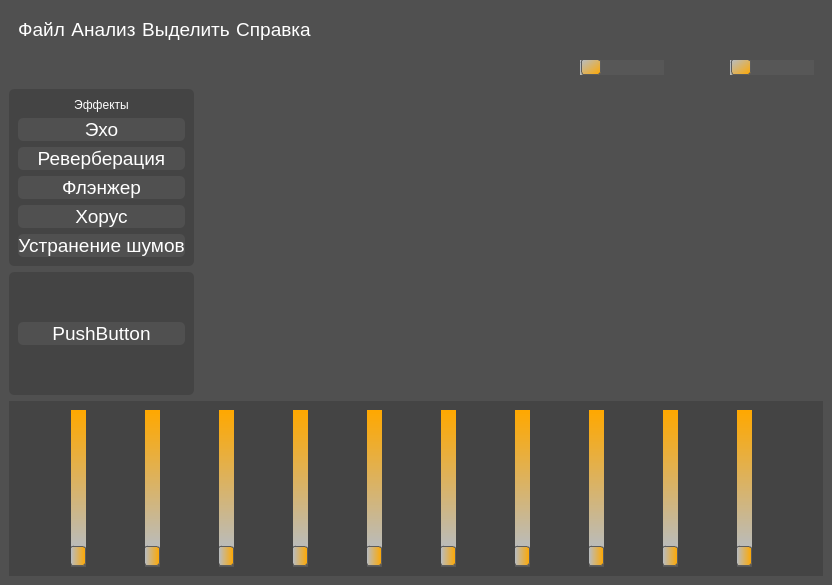
<?xml version="1.0" encoding="UTF-8"?>
<ui version="4.0">
 <class>MainWindow</class>
 <widget class="QMainWindow" name="MainWindow">
  <property name="geometry">
   <rect>
    <x>0</x>
    <y>0</y>
    <width>832</width>
    <height>585</height>
   </rect>
  </property>
  <property name="windowTitle">
   <string>MainWindow</string>
  </property>
  <property name="styleSheet">
   <string notr="true">*{
	background-color: #505050;
	border: None;
	color: white;
}

QPushButton{
	text-align: center;
	font-size: 14pt;
	border-radius: 5px;
}

QPushButton:hover {
    background: qlineargradient(x1:0, y1:0, x2:0, y2:1,
                                 stop:0 #505050,
                                 stop:1 #FFA800);
}

QSlider::groove:horizontal {
    border: 1px solid #999999;
    height: 12px; /* высота полосы */
	border-radius: 5px;
    background: qlineargradient(x1:0, y1:0, x2:1, y2:0, stop:0 #B1B1B1, stop:1 #FFA800); /* градиент фона полосы */
    margin: 2px 0;
}

QSlider::handle:horizontal {
    background: qlineargradient(x1:0, y1:0, x2:1, y2:1, stop:0 #b5bdc8, stop:1 #FFA800); /* градиент цвета ползунка */
    border: 1px solid #5c5c5c;
    width: 18px; /* ширина ползунка */
    margin: -2px 0; /* отступы от верхнего и нижнего краев */
    border-radius: 3px; /* скругление углов */
}

QSlider::add-page:horizontal {
    background: #575757; /* цвет заполненной области слайдера */
}

QSlider::sub-page:horizontal {
    background: qlineargradient(x1:0, y1:0, x2:1, y2:0, stop:0 #b5bdc8, stop:1 #FFA800); /* градиент цвета заполненной области слайдера */
}

#sideBar QFrame{
	background-color: #444444;
	border-radius: 5px;
}

/* Слайдер для заполнения градиентом */
QSlider::groove:vertical {
    border: 1px solid #999999;
    width: 12px; /* ширина полосы */
    border-radius: 5px;
    background: qlineargradient(x1:0, y1:1, x2:0, y2:0, stop:0 #B1B1B1, stop:1 #FFA800); /* градиент фона полосы (снизу вверх) */
    margin: 0 2px;
}

/* Слайдер для отображения самого ползунка */
QSlider::handle:vertical {
    background: qlineargradient(x1:0, y1:1, x2:1, y2:1, stop:0 #b5bdc8, stop:1 #FFA800); /* градиент цвета ползунка (снизу вверх) */
    border: 1px solid #5c5c5c;
    height: 18px; /* высота ползунка */
    margin: 0 -2px; /* отступы от левого и правого краев */
    border-radius: 3px; /* скругление углов */
}

QSlider::add-page:vertical {
    background: #575757; /* цвет заполненной области слайдера */
}

QSlider::sub-page:vertical {
    background: qlineargradient(x1:0, y1:1, x2:0, y2:0, stop:0 #b5bdc8, stop:1 #FFA800); /* градиент цвета заполненной области слайдера (изменено направление) */
}

#equalizerBar{
	background-color: #444444;
}</string>
  </property>
  <widget class="QWidget" name="centralwidget">
   <layout class="QGridLayout" name="gridLayout_3">
    <item row="0" column="0" colspan="2">
     <widget class="QWidget" name="menuBox" native="true">
      <layout class="QGridLayout" name="gridLayout">
       <item row="0" column="0">
        <widget class="QPushButton" name="fileBtn">
         <property name="text">
          <string>Файл</string>
         </property>
        </widget>
       </item>
       <item row="0" column="1">
        <widget class="QPushButton" name="analyzeBtn">
         <property name="text">
          <string>Анализ</string>
         </property>
        </widget>
       </item>
       <item row="0" column="2">
        <widget class="QPushButton" name="selectBtn">
         <property name="text">
          <string>Выделить</string>
         </property>
        </widget>
       </item>
       <item row="0" column="3">
        <widget class="QPushButton" name="infoBtn">
         <property name="text">
          <string>Справка</string>
         </property>
        </widget>
       </item>
       <item row="0" column="4">
        <spacer name="spacer">
         <property name="orientation">
          <enum>Qt::Horizontal</enum>
         </property>
         <property name="sizeHint" stdset="0">
          <size>
           <width>521</width>
           <height>14</height>
          </size>
         </property>
        </spacer>
       </item>
      </layout>
     </widget>
    </item>
    <item row="1" column="0" colspan="2">
     <widget class="QWidget" name="toolsBar" native="true">
      <layout class="QGridLayout" name="gridLayout_2">
       <property name="leftMargin">
        <number>4</number>
       </property>
       <property name="topMargin">
        <number>0</number>
       </property>
       <property name="bottomMargin">
        <number>0</number>
       </property>
       <property name="horizontalSpacing">
        <number>-1</number>
       </property>
       <property name="verticalSpacing">
        <number>0</number>
       </property>
       <item row="0" column="7">
        <widget class="QPushButton" name="copyBtn">
         <property name="minimumSize">
          <size>
           <width>41</width>
           <height>0</height>
          </size>
         </property>
         <property name="maximumSize">
          <size>
           <width>41</width>
           <height>16777215</height>
          </size>
         </property>
         <property name="text">
          <string/>
         </property>
         <property name="icon">
          <iconset resource="../resources/resources.qrc">
           <normaloff>:/icons/copy</normaloff>:/icons/copy</iconset>
         </property>
         <property name="iconSize">
          <size>
           <width>24</width>
           <height>24</height>
          </size>
         </property>
        </widget>
       </item>
       <item row="0" column="1">
        <widget class="QPushButton" name="pauseBtn">
         <property name="minimumSize">
          <size>
           <width>41</width>
           <height>0</height>
          </size>
         </property>
         <property name="maximumSize">
          <size>
           <width>41</width>
           <height>16777215</height>
          </size>
         </property>
         <property name="text">
          <string/>
         </property>
         <property name="icon">
          <iconset resource="../resources/resources.qrc">
           <normaloff>:/icons/pause</normaloff>:/icons/pause</iconset>
         </property>
         <property name="iconSize">
          <size>
           <width>24</width>
           <height>24</height>
          </size>
         </property>
        </widget>
       </item>
       <item row="0" column="2">
        <spacer name="horizontalSpacer">
         <property name="orientation">
          <enum>Qt::Horizontal</enum>
         </property>
         <property name="sizeHint" stdset="0">
          <size>
           <width>16</width>
           <height>20</height>
          </size>
         </property>
        </spacer>
       </item>
       <item row="0" column="10">
        <widget class="QLabel" name="volumeIcon">
         <property name="text">
          <string/>
         </property>
         <property name="pixmap">
          <pixmap resource="../resources/resources.qrc">:/icons/volume</pixmap>
         </property>
        </widget>
       </item>
       <item row="0" column="3">
        <widget class="QPushButton" name="cropMinusBtn">
         <property name="minimumSize">
          <size>
           <width>41</width>
           <height>0</height>
          </size>
         </property>
         <property name="maximumSize">
          <size>
           <width>41</width>
           <height>16777215</height>
          </size>
         </property>
         <property name="text">
          <string/>
         </property>
         <property name="icon">
          <iconset resource="../resources/resources.qrc">
           <normaloff>:/icons/search-</normaloff>:/icons/search-</iconset>
         </property>
         <property name="iconSize">
          <size>
           <width>24</width>
           <height>24</height>
          </size>
         </property>
        </widget>
       </item>
       <item row="0" column="9">
        <spacer name="horizontalSpacer_3">
         <property name="orientation">
          <enum>Qt::Horizontal</enum>
         </property>
         <property name="sizeHint" stdset="0">
          <size>
           <width>16</width>
           <height>20</height>
          </size>
         </property>
        </spacer>
       </item>
       <item row="0" column="5">
        <spacer name="horizontalSpacer_2">
         <property name="orientation">
          <enum>Qt::Horizontal</enum>
         </property>
         <property name="sizeHint" stdset="0">
          <size>
           <width>15</width>
           <height>20</height>
          </size>
         </property>
        </spacer>
       </item>
       <item row="0" column="12">
        <widget class="QPushButton" name="volumeNoneBtn">
         <property name="minimumSize">
          <size>
           <width>41</width>
           <height>0</height>
          </size>
         </property>
         <property name="maximumSize">
          <size>
           <width>41</width>
           <height>16777215</height>
          </size>
         </property>
         <property name="text">
          <string/>
         </property>
         <property name="icon">
          <iconset resource="../resources/resources.qrc">
           <normaloff>:/icons/volume-none</normaloff>:/icons/volume-none</iconset>
         </property>
         <property name="iconSize">
          <size>
           <width>24</width>
           <height>24</height>
          </size>
         </property>
        </widget>
       </item>
       <item row="0" column="13">
        <widget class="QLabel" name="speedIcon">
         <property name="text">
          <string/>
         </property>
         <property name="pixmap">
          <pixmap resource="../resources/resources.qrc">:/icons/speed</pixmap>
         </property>
        </widget>
       </item>
       <item row="0" column="4">
        <widget class="QPushButton" name="cropPlusBtn">
         <property name="minimumSize">
          <size>
           <width>41</width>
           <height>0</height>
          </size>
         </property>
         <property name="maximumSize">
          <size>
           <width>41</width>
           <height>16777215</height>
          </size>
         </property>
         <property name="text">
          <string/>
         </property>
         <property name="icon">
          <iconset resource="../resources/resources.qrc">
           <normaloff>:/icons/search+</normaloff>:/icons/search+</iconset>
         </property>
         <property name="iconSize">
          <size>
           <width>24</width>
           <height>24</height>
          </size>
         </property>
        </widget>
       </item>
       <item row="0" column="6">
        <widget class="QPushButton" name="trimBtn">
         <property name="minimumSize">
          <size>
           <width>41</width>
           <height>0</height>
          </size>
         </property>
         <property name="maximumSize">
          <size>
           <width>41</width>
           <height>16777215</height>
          </size>
         </property>
         <property name="text">
          <string/>
         </property>
         <property name="icon">
          <iconset resource="../resources/resources.qrc">
           <normaloff>:/icons/trim</normaloff>:/icons/trim</iconset>
         </property>
         <property name="iconSize">
          <size>
           <width>24</width>
           <height>24</height>
          </size>
         </property>
        </widget>
       </item>
       <item row="0" column="14">
        <widget class="QSlider" name="speedSlider">
         <property name="orientation">
          <enum>Qt::Horizontal</enum>
         </property>
        </widget>
       </item>
       <item row="0" column="8">
        <widget class="QPushButton" name="pasteBtn">
         <property name="minimumSize">
          <size>
           <width>41</width>
           <height>0</height>
          </size>
         </property>
         <property name="maximumSize">
          <size>
           <width>41</width>
           <height>16777215</height>
          </size>
         </property>
         <property name="text">
          <string/>
         </property>
         <property name="icon">
          <iconset resource="../resources/resources.qrc">
           <normaloff>:/icons/paste</normaloff>:/icons/paste</iconset>
         </property>
         <property name="iconSize">
          <size>
           <width>24</width>
           <height>24</height>
          </size>
         </property>
        </widget>
       </item>
       <item row="0" column="0">
        <widget class="QPushButton" name="playBtn">
         <property name="minimumSize">
          <size>
           <width>41</width>
           <height>0</height>
          </size>
         </property>
         <property name="maximumSize">
          <size>
           <width>41</width>
           <height>16777215</height>
          </size>
         </property>
         <property name="text">
          <string/>
         </property>
         <property name="icon">
          <iconset resource="../resources/resources.qrc">
           <normaloff>:/icons/play</normaloff>:/icons/play</iconset>
         </property>
         <property name="iconSize">
          <size>
           <width>24</width>
           <height>24</height>
          </size>
         </property>
        </widget>
       </item>
       <item row="0" column="11">
        <widget class="QSlider" name="volumeSlider">
         <property name="orientation">
          <enum>Qt::Horizontal</enum>
         </property>
        </widget>
       </item>
      </layout>
     </widget>
    </item>
    <item row="2" column="0">
     <widget class="QWidget" name="sideBar" native="true">
      <layout class="QVBoxLayout" name="verticalLayout_3">
       <property name="leftMargin">
        <number>0</number>
       </property>
       <property name="topMargin">
        <number>4</number>
       </property>
       <property name="rightMargin">
        <number>0</number>
       </property>
       <property name="bottomMargin">
        <number>0</number>
       </property>
       <item>
        <widget class="QFrame" name="effectsFrame">
         <layout class="QVBoxLayout" name="verticalLayout">
          <item>
           <widget class="QLabel" name="effectsTitle">
            <property name="text">
             <string>Эффекты</string>
            </property>
            <property name="alignment">
             <set>Qt::AlignCenter</set>
            </property>
           </widget>
          </item>
          <item>
           <widget class="QPushButton" name="echoBtn">
            <property name="sizePolicy">
             <sizepolicy hsizetype="Minimum" vsizetype="Preferred">
              <horstretch>0</horstretch>
              <verstretch>0</verstretch>
             </sizepolicy>
            </property>
            <property name="text">
             <string>Эхо</string>
            </property>
           </widget>
          </item>
          <item>
           <widget class="QPushButton" name="reverbBtn">
            <property name="sizePolicy">
             <sizepolicy hsizetype="Minimum" vsizetype="Preferred">
              <horstretch>0</horstretch>
              <verstretch>0</verstretch>
             </sizepolicy>
            </property>
            <property name="text">
             <string>Реверберация</string>
            </property>
           </widget>
          </item>
          <item>
           <widget class="QPushButton" name="flangerBtn">
            <property name="sizePolicy">
             <sizepolicy hsizetype="Minimum" vsizetype="Preferred">
              <horstretch>0</horstretch>
              <verstretch>0</verstretch>
             </sizepolicy>
            </property>
            <property name="text">
             <string>Флэнжер</string>
            </property>
           </widget>
          </item>
          <item>
           <widget class="QPushButton" name="horusBtn">
            <property name="sizePolicy">
             <sizepolicy hsizetype="Minimum" vsizetype="Preferred">
              <horstretch>0</horstretch>
              <verstretch>0</verstretch>
             </sizepolicy>
            </property>
            <property name="text">
             <string>Хорус</string>
            </property>
           </widget>
          </item>
          <item>
           <widget class="QPushButton" name="noizeBtn">
            <property name="sizePolicy">
             <sizepolicy hsizetype="Minimum" vsizetype="Preferred">
              <horstretch>0</horstretch>
              <verstretch>0</verstretch>
             </sizepolicy>
            </property>
            <property name="text">
             <string>Устранение шумов</string>
            </property>
           </widget>
          </item>
         </layout>
        </widget>
       </item>
       <item>
        <widget class="QFrame" name="funcFrame">
         <property name="frameShape">
          <enum>QFrame::StyledPanel</enum>
         </property>
         <property name="frameShadow">
          <enum>QFrame::Raised</enum>
         </property>
         <layout class="QVBoxLayout" name="verticalLayout_2">
          <item>
           <widget class="QPushButton" name="pushButton">
            <property name="text">
             <string>PushButton</string>
            </property>
           </widget>
          </item>
         </layout>
        </widget>
       </item>
      </layout>
     </widget>
    </item>
    <item row="2" column="1">
     <widget class="QScrollArea" name="timelineScrollArea">
      <property name="widgetResizable">
       <bool>true</bool>
      </property>
      <widget class="QWidget" name="timelineContents">
       <property name="geometry">
        <rect>
         <x>0</x>
         <y>0</y>
         <width>648</width>
         <height>285</height>
        </rect>
       </property>
      </widget>
     </widget>
    </item>
    <item row="3" column="0" colspan="2">
     <widget class="QWidget" name="equalizerBar" native="true">
      <property name="sizePolicy">
       <sizepolicy hsizetype="Preferred" vsizetype="Fixed">
        <horstretch>0</horstretch>
        <verstretch>0</verstretch>
       </sizepolicy>
      </property>
      <property name="minimumSize">
       <size>
        <width>0</width>
        <height>175</height>
       </size>
      </property>
      <layout class="QHBoxLayout" name="horizontalLayout">
       <item>
        <widget class="QSlider" name="verticalSlider_1">
         <property name="layoutDirection">
          <enum>Qt::LeftToRight</enum>
         </property>
         <property name="orientation">
          <enum>Qt::Vertical</enum>
         </property>
         <property name="invertedControls">
          <bool>false</bool>
         </property>
        </widget>
       </item>
       <item>
        <widget class="QSlider" name="verticalSlider_2">
         <property name="orientation">
          <enum>Qt::Vertical</enum>
         </property>
        </widget>
       </item>
       <item>
        <widget class="QSlider" name="verticalSlider_3">
         <property name="orientation">
          <enum>Qt::Vertical</enum>
         </property>
        </widget>
       </item>
       <item>
        <widget class="QSlider" name="verticalSlider_4">
         <property name="orientation">
          <enum>Qt::Vertical</enum>
         </property>
        </widget>
       </item>
       <item>
        <widget class="QSlider" name="verticalSlider_5">
         <property name="orientation">
          <enum>Qt::Vertical</enum>
         </property>
        </widget>
       </item>
       <item>
        <widget class="QSlider" name="verticalSlider_6">
         <property name="orientation">
          <enum>Qt::Vertical</enum>
         </property>
        </widget>
       </item>
       <item>
        <widget class="QSlider" name="verticalSlider_7">
         <property name="orientation">
          <enum>Qt::Vertical</enum>
         </property>
        </widget>
       </item>
       <item>
        <widget class="QSlider" name="verticalSlider_8">
         <property name="orientation">
          <enum>Qt::Vertical</enum>
         </property>
        </widget>
       </item>
       <item>
        <widget class="QSlider" name="verticalSlider_9">
         <property name="orientation">
          <enum>Qt::Vertical</enum>
         </property>
        </widget>
       </item>
       <item>
        <widget class="QSlider" name="verticalSlider_10">
         <property name="orientation">
          <enum>Qt::Vertical</enum>
         </property>
         <property name="invertedAppearance">
          <bool>false</bool>
         </property>
         <property name="invertedControls">
          <bool>false</bool>
         </property>
        </widget>
       </item>
      </layout>
     </widget>
    </item>
   </layout>
  </widget>
 </widget>
 <resources>
  <include location="../resources/resources.qrc"/>
 </resources>
 <connections/>
</ui>
